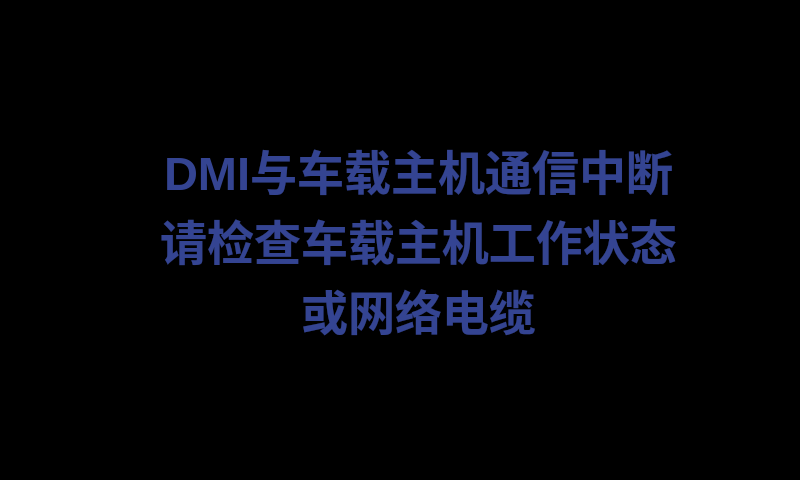
<?xml version="1.0" encoding="UTF-8"?>
<ui version="4.0">
 <class>Loseconnection7ch</class>
 <widget class="QMainWindow" name="Loseconnection7ch">
  <property name="windowModality">
   <enum>Qt::NonModal</enum>
  </property>
  <property name="geometry">
   <rect>
    <x>0</x>
    <y>0</y>
    <width>800</width>
    <height>480</height>
   </rect>
  </property>
  <property name="palette">
   <palette>
    <active>
     <colorrole role="WindowText">
      <brush brushstyle="SolidPattern">
       <color alpha="255">
        <red>255</red>
        <green>255</green>
        <blue>255</blue>
       </color>
      </brush>
     </colorrole>
     <colorrole role="Button">
      <brush brushstyle="SolidPattern">
       <color alpha="255">
        <red>0</red>
        <green>0</green>
        <blue>0</blue>
       </color>
      </brush>
     </colorrole>
     <colorrole role="Light">
      <brush brushstyle="SolidPattern">
       <color alpha="255">
        <red>0</red>
        <green>0</green>
        <blue>0</blue>
       </color>
      </brush>
     </colorrole>
     <colorrole role="Midlight">
      <brush brushstyle="SolidPattern">
       <color alpha="255">
        <red>0</red>
        <green>0</green>
        <blue>0</blue>
       </color>
      </brush>
     </colorrole>
     <colorrole role="Dark">
      <brush brushstyle="SolidPattern">
       <color alpha="255">
        <red>0</red>
        <green>0</green>
        <blue>0</blue>
       </color>
      </brush>
     </colorrole>
     <colorrole role="Mid">
      <brush brushstyle="SolidPattern">
       <color alpha="255">
        <red>0</red>
        <green>0</green>
        <blue>0</blue>
       </color>
      </brush>
     </colorrole>
     <colorrole role="Text">
      <brush brushstyle="SolidPattern">
       <color alpha="255">
        <red>255</red>
        <green>255</green>
        <blue>255</blue>
       </color>
      </brush>
     </colorrole>
     <colorrole role="BrightText">
      <brush brushstyle="SolidPattern">
       <color alpha="255">
        <red>255</red>
        <green>255</green>
        <blue>255</blue>
       </color>
      </brush>
     </colorrole>
     <colorrole role="ButtonText">
      <brush brushstyle="SolidPattern">
       <color alpha="255">
        <red>255</red>
        <green>255</green>
        <blue>255</blue>
       </color>
      </brush>
     </colorrole>
     <colorrole role="Base">
      <brush brushstyle="SolidPattern">
       <color alpha="255">
        <red>0</red>
        <green>0</green>
        <blue>0</blue>
       </color>
      </brush>
     </colorrole>
     <colorrole role="Window">
      <brush brushstyle="SolidPattern">
       <color alpha="255">
        <red>0</red>
        <green>0</green>
        <blue>0</blue>
       </color>
      </brush>
     </colorrole>
     <colorrole role="Shadow">
      <brush brushstyle="SolidPattern">
       <color alpha="255">
        <red>0</red>
        <green>0</green>
        <blue>0</blue>
       </color>
      </brush>
     </colorrole>
     <colorrole role="AlternateBase">
      <brush brushstyle="SolidPattern">
       <color alpha="255">
        <red>0</red>
        <green>0</green>
        <blue>0</blue>
       </color>
      </brush>
     </colorrole>
     <colorrole role="ToolTipBase">
      <brush brushstyle="SolidPattern">
       <color alpha="255">
        <red>255</red>
        <green>255</green>
        <blue>220</blue>
       </color>
      </brush>
     </colorrole>
     <colorrole role="ToolTipText">
      <brush brushstyle="SolidPattern">
       <color alpha="255">
        <red>0</red>
        <green>0</green>
        <blue>0</blue>
       </color>
      </brush>
     </colorrole>
    </active>
    <inactive>
     <colorrole role="WindowText">
      <brush brushstyle="SolidPattern">
       <color alpha="255">
        <red>255</red>
        <green>255</green>
        <blue>255</blue>
       </color>
      </brush>
     </colorrole>
     <colorrole role="Button">
      <brush brushstyle="SolidPattern">
       <color alpha="255">
        <red>0</red>
        <green>0</green>
        <blue>0</blue>
       </color>
      </brush>
     </colorrole>
     <colorrole role="Light">
      <brush brushstyle="SolidPattern">
       <color alpha="255">
        <red>0</red>
        <green>0</green>
        <blue>0</blue>
       </color>
      </brush>
     </colorrole>
     <colorrole role="Midlight">
      <brush brushstyle="SolidPattern">
       <color alpha="255">
        <red>0</red>
        <green>0</green>
        <blue>0</blue>
       </color>
      </brush>
     </colorrole>
     <colorrole role="Dark">
      <brush brushstyle="SolidPattern">
       <color alpha="255">
        <red>0</red>
        <green>0</green>
        <blue>0</blue>
       </color>
      </brush>
     </colorrole>
     <colorrole role="Mid">
      <brush brushstyle="SolidPattern">
       <color alpha="255">
        <red>0</red>
        <green>0</green>
        <blue>0</blue>
       </color>
      </brush>
     </colorrole>
     <colorrole role="Text">
      <brush brushstyle="SolidPattern">
       <color alpha="255">
        <red>255</red>
        <green>255</green>
        <blue>255</blue>
       </color>
      </brush>
     </colorrole>
     <colorrole role="BrightText">
      <brush brushstyle="SolidPattern">
       <color alpha="255">
        <red>255</red>
        <green>255</green>
        <blue>255</blue>
       </color>
      </brush>
     </colorrole>
     <colorrole role="ButtonText">
      <brush brushstyle="SolidPattern">
       <color alpha="255">
        <red>255</red>
        <green>255</green>
        <blue>255</blue>
       </color>
      </brush>
     </colorrole>
     <colorrole role="Base">
      <brush brushstyle="SolidPattern">
       <color alpha="255">
        <red>0</red>
        <green>0</green>
        <blue>0</blue>
       </color>
      </brush>
     </colorrole>
     <colorrole role="Window">
      <brush brushstyle="SolidPattern">
       <color alpha="255">
        <red>0</red>
        <green>0</green>
        <blue>0</blue>
       </color>
      </brush>
     </colorrole>
     <colorrole role="Shadow">
      <brush brushstyle="SolidPattern">
       <color alpha="255">
        <red>0</red>
        <green>0</green>
        <blue>0</blue>
       </color>
      </brush>
     </colorrole>
     <colorrole role="AlternateBase">
      <brush brushstyle="SolidPattern">
       <color alpha="255">
        <red>0</red>
        <green>0</green>
        <blue>0</blue>
       </color>
      </brush>
     </colorrole>
     <colorrole role="ToolTipBase">
      <brush brushstyle="SolidPattern">
       <color alpha="255">
        <red>255</red>
        <green>255</green>
        <blue>220</blue>
       </color>
      </brush>
     </colorrole>
     <colorrole role="ToolTipText">
      <brush brushstyle="SolidPattern">
       <color alpha="255">
        <red>0</red>
        <green>0</green>
        <blue>0</blue>
       </color>
      </brush>
     </colorrole>
    </inactive>
    <disabled>
     <colorrole role="WindowText">
      <brush brushstyle="SolidPattern">
       <color alpha="255">
        <red>0</red>
        <green>0</green>
        <blue>0</blue>
       </color>
      </brush>
     </colorrole>
     <colorrole role="Button">
      <brush brushstyle="SolidPattern">
       <color alpha="255">
        <red>0</red>
        <green>0</green>
        <blue>0</blue>
       </color>
      </brush>
     </colorrole>
     <colorrole role="Light">
      <brush brushstyle="SolidPattern">
       <color alpha="255">
        <red>0</red>
        <green>0</green>
        <blue>0</blue>
       </color>
      </brush>
     </colorrole>
     <colorrole role="Midlight">
      <brush brushstyle="SolidPattern">
       <color alpha="255">
        <red>0</red>
        <green>0</green>
        <blue>0</blue>
       </color>
      </brush>
     </colorrole>
     <colorrole role="Dark">
      <brush brushstyle="SolidPattern">
       <color alpha="255">
        <red>0</red>
        <green>0</green>
        <blue>0</blue>
       </color>
      </brush>
     </colorrole>
     <colorrole role="Mid">
      <brush brushstyle="SolidPattern">
       <color alpha="255">
        <red>0</red>
        <green>0</green>
        <blue>0</blue>
       </color>
      </brush>
     </colorrole>
     <colorrole role="Text">
      <brush brushstyle="SolidPattern">
       <color alpha="255">
        <red>0</red>
        <green>0</green>
        <blue>0</blue>
       </color>
      </brush>
     </colorrole>
     <colorrole role="BrightText">
      <brush brushstyle="SolidPattern">
       <color alpha="255">
        <red>255</red>
        <green>255</green>
        <blue>255</blue>
       </color>
      </brush>
     </colorrole>
     <colorrole role="ButtonText">
      <brush brushstyle="SolidPattern">
       <color alpha="255">
        <red>0</red>
        <green>0</green>
        <blue>0</blue>
       </color>
      </brush>
     </colorrole>
     <colorrole role="Base">
      <brush brushstyle="SolidPattern">
       <color alpha="255">
        <red>0</red>
        <green>0</green>
        <blue>0</blue>
       </color>
      </brush>
     </colorrole>
     <colorrole role="Window">
      <brush brushstyle="SolidPattern">
       <color alpha="255">
        <red>0</red>
        <green>0</green>
        <blue>0</blue>
       </color>
      </brush>
     </colorrole>
     <colorrole role="Shadow">
      <brush brushstyle="SolidPattern">
       <color alpha="255">
        <red>0</red>
        <green>0</green>
        <blue>0</blue>
       </color>
      </brush>
     </colorrole>
     <colorrole role="AlternateBase">
      <brush brushstyle="SolidPattern">
       <color alpha="255">
        <red>0</red>
        <green>0</green>
        <blue>0</blue>
       </color>
      </brush>
     </colorrole>
     <colorrole role="ToolTipBase">
      <brush brushstyle="SolidPattern">
       <color alpha="255">
        <red>255</red>
        <green>255</green>
        <blue>220</blue>
       </color>
      </brush>
     </colorrole>
     <colorrole role="ToolTipText">
      <brush brushstyle="SolidPattern">
       <color alpha="255">
        <red>0</red>
        <green>0</green>
        <blue>0</blue>
       </color>
      </brush>
     </colorrole>
    </disabled>
   </palette>
  </property>
  <property name="contextMenuPolicy">
   <enum>Qt::NoContextMenu</enum>
  </property>
  <property name="statusTip">
   <string notr="true"/>
  </property>
  <property name="toolButtonStyle">
   <enum>Qt::ToolButtonFollowStyle</enum>
  </property>
  <widget class="QWidget" name="widget">
   <property name="contextMenuPolicy">
    <enum>Qt::NoContextMenu</enum>
   </property>
   <widget class="QLabel" name="label">
    <property name="geometry">
     <rect>
      <x>0</x>
      <y>0</y>
      <width>1024</width>
      <height>768</height>
     </rect>
    </property>
    <property name="text">
     <string/>
    </property>
    <property name="pixmap">
     <pixmap>../build-TestLoader-Desktop_Qt_5_5_1_GCC_32bit-Debug/res/background.png</pixmap>
    </property>
    <property name="scaledContents">
     <bool>true</bool>
    </property>
   </widget>
   <widget class="QLabel" name="label_2">
    <property name="geometry">
     <rect>
      <x>146</x>
      <y>78</y>
      <width>545</width>
      <height>322</height>
     </rect>
    </property>
    <property name="palette">
     <palette>
      <active>
       <colorrole role="WindowText">
        <brush brushstyle="SolidPattern">
         <color alpha="255">
          <red>52</red>
          <green>68</green>
          <blue>146</blue>
         </color>
        </brush>
       </colorrole>
      </active>
      <inactive>
       <colorrole role="WindowText">
        <brush brushstyle="SolidPattern">
         <color alpha="255">
          <red>52</red>
          <green>68</green>
          <blue>146</blue>
         </color>
        </brush>
       </colorrole>
      </inactive>
      <disabled>
       <colorrole role="WindowText">
        <brush brushstyle="SolidPattern">
         <color alpha="255">
          <red>0</red>
          <green>0</green>
          <blue>0</blue>
         </color>
        </brush>
       </colorrole>
      </disabled>
     </palette>
    </property>
    <property name="font">
     <font>
      <pointsize>35</pointsize>
      <weight>75</weight>
      <bold>true</bold>
     </font>
    </property>
    <property name="autoFillBackground">
     <bool>false</bool>
    </property>
    <property name="text">
     <string>DMI与车载主机通信中断 请检查车载主机工作状态或网络电缆</string>
    </property>
    <property name="alignment">
     <set>Qt::AlignCenter</set>
    </property>
    <property name="wordWrap">
     <bool>true</bool>
    </property>
   </widget>
  </widget>
 </widget>
 <layoutdefault spacing="6" margin="11"/>
 <resources/>
 <connections/>
</ui>
